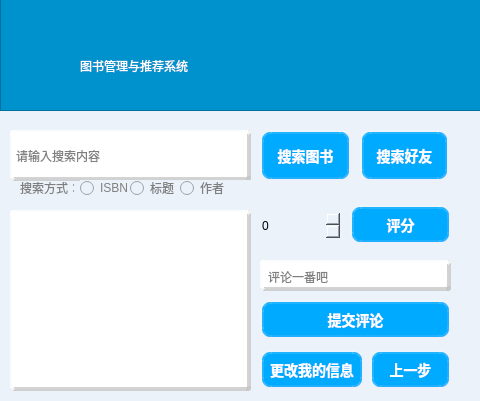
<?xml version="1.0" encoding="UTF-8"?>
<ui version="4.0">
 <class>menu_user</class>
 <widget class="QWidget" name="menu_user">
  <property name="geometry">
   <rect>
    <x>0</x>
    <y>0</y>
    <width>480</width>
    <height>401</height>
   </rect>
  </property>
  <property name="windowTitle">
   <string>Form</string>
  </property>
  <property name="styleSheet">
   <string notr="true">background-color: rgb(235, 242, 249);
</string>
  </property>
  <widget class="QTextBrowser" name="textBrowser">
   <property name="geometry">
    <rect>
     <x>10</x>
     <y>210</y>
     <width>241</width>
     <height>181</height>
    </rect>
   </property>
   <property name="styleSheet">
    <string notr="true"> border-radius: 10px;
border-style: outset;/*边框样式*/
     border-width: 4px;  /*边框宽度为4像素*/
     border-radius: 3px; /*边框圆角半径*/
     border-color: rgb(198, 198, 198,198);/*边框颜色*/
background-color:rgb(255, 255, 255);</string>
   </property>
  </widget>
  <widget class="QLabel" name="label">
   <property name="geometry">
    <rect>
     <x>30</x>
     <y>10</y>
     <width>321</width>
     <height>16</height>
    </rect>
   </property>
   <property name="text">
    <string/>
   </property>
  </widget>
  <widget class="QSpinBox" name="spinBox">
   <property name="geometry">
    <rect>
     <x>260</x>
     <y>210</y>
     <width>81</width>
     <height>31</height>
    </rect>
   </property>
   <property name="styleSheet">
    <string notr="true">border-style: outset;/*边框样式*/
 border-color: rgb(198, 198, 198,198);/*边框颜色*/
font: 9pt &quot;黑体&quot;;</string>
   </property>
   <property name="maximum">
    <number>10</number>
   </property>
  </widget>
  <widget class="QTextEdit" name="textEdit">
   <property name="geometry">
    <rect>
     <x>260</x>
     <y>260</y>
     <width>191</width>
     <height>31</height>
    </rect>
   </property>
   <property name="styleSheet">
    <string notr="true"> border-radius: 10px;
border-style: outset;/*边框样式*/
     border-width: 4px;  /*边框宽度为4像素*/
     border-radius: 3px; /*边框圆角半径*/
     border-color: rgb(198, 198, 198,198);/*边框颜色*/
background-color:rgb(255, 255, 255);</string>
   </property>
   <property name="placeholderText">
    <string>评论一番吧</string>
   </property>
  </widget>
  <widget class="QLabel" name="label_2">
   <property name="geometry">
    <rect>
     <x>0</x>
     <y>20</y>
     <width>151</width>
     <height>16</height>
    </rect>
   </property>
   <property name="styleSheet">
    <string notr="true">color: rgb(127, 127, 127);</string>
   </property>
   <property name="text">
    <string/>
   </property>
  </widget>
  <widget class="QPushButton" name="pushButton_5">
   <property name="geometry">
    <rect>
     <x>350</x>
     <y>205</y>
     <width>101</width>
     <height>39</height>
    </rect>
   </property>
   <property name="styleSheet">
    <string notr="true">QPushButton{
	font: 9pt &quot;微软雅黑&quot;;
     background-color: rgb(0, 170, 255);/*背景色*/
      border-style: outset;/*边框样式*/
     border-width: 4px;  /*边框宽度为4像素*/
     border-radius: 10px; /*边框圆角半径*/
     border-color: rgba(255, 225, 255, 30);/*边框颜色*/
     font: bold 14px;/*字体*/
         color:rgb(255, 255, 255);/*字体颜色*/
     padding: 6px; /*填衬*/
}

QPushButton:hover{ /*鼠标悬停在按钮上时*/
        background-color:rgb(12, 215, 255);
        border-color: rgb(12, 215, 255);
        color:rgba(0, 0, 0, 200);
}

QPushButton:pressed { /*按钮被按下时*/
     background-color:rgba(100,255,100, 200);
         border-color: rgba(255, 225, 255, 30);
     border-style: inset;
        color:rgba(0, 0, 0, 100);
}</string>
   </property>
   <property name="text">
    <string>评分</string>
   </property>
  </widget>
  <widget class="QPushButton" name="pushButton_6">
   <property name="geometry">
    <rect>
     <x>260</x>
     <y>300</y>
     <width>191</width>
     <height>39</height>
    </rect>
   </property>
   <property name="styleSheet">
    <string notr="true">QPushButton{
	font: 9pt &quot;微软雅黑&quot;;
     background-color: rgb(0, 170, 255);/*背景色*/
      border-style: outset;/*边框样式*/
     border-width: 4px;  /*边框宽度为4像素*/
     border-radius: 10px; /*边框圆角半径*/
     border-color: rgba(255, 225, 255, 30);/*边框颜色*/
     font: bold 14px;/*字体*/
         color:rgb(255, 255, 255);/*字体颜色*/
     padding: 6px; /*填衬*/
}

QPushButton:hover{ /*鼠标悬停在按钮上时*/
        background-color:rgb(12, 215, 255);
        border-color: rgb(12, 215, 255);
        color:rgba(0, 0, 0, 200);
}

QPushButton:pressed { /*按钮被按下时*/
     background-color:rgba(100,255,100, 200);
         border-color: rgba(255, 225, 255, 30);
     border-style: inset;
        color:rgba(0, 0, 0, 100);
}</string>
   </property>
   <property name="text">
    <string>提交评论</string>
   </property>
  </widget>
  <widget class="QLineEdit" name="lineEdit">
   <property name="geometry">
    <rect>
     <x>10</x>
     <y>130</y>
     <width>241</width>
     <height>51</height>
    </rect>
   </property>
   <property name="styleSheet">
    <string notr="true"> border-radius: 10px;
border-style: outset;/*边框样式*/
     border-width: 4px;  /*边框宽度为4像素*/
     border-radius: 3px; /*边框圆角半径*/
     border-color: rgb(198, 198, 198,198);/*边框颜色*/
background-color:rgb(255, 255, 255);</string>
   </property>
   <property name="placeholderText">
    <string>请输入搜索内容</string>
   </property>
  </widget>
  <widget class="QPushButton" name="pushButton_4">
   <property name="geometry">
    <rect>
     <x>360</x>
     <y>130</y>
     <width>89</width>
     <height>51</height>
    </rect>
   </property>
   <property name="styleSheet">
    <string notr="true">QPushButton{
	font: 9pt &quot;微软雅黑&quot;;
     background-color: rgb(0, 170, 255);/*背景色*/
      border-style: outset;/*边框样式*/
     border-width: 4px;  /*边框宽度为4像素*/
     border-radius: 10px; /*边框圆角半径*/
     border-color: rgba(255, 225, 255, 30);/*边框颜色*/
     font: bold 14px;/*字体*/
         color:rgb(255, 255, 255);/*字体颜色*/
     padding: 6px; /*填衬*/
}

QPushButton:hover{ /*鼠标悬停在按钮上时*/
        background-color:rgb(12, 215, 255);
        border-color: rgb(12, 215, 255);
        color:rgba(0, 0, 0, 200);
}

QPushButton:pressed { /*按钮被按下时*/
     background-color:rgba(100,255,100, 200);
         border-color: rgba(255, 225, 255, 30);
     border-style: inset;
        color:rgba(0, 0, 0, 100);
}</string>
   </property>
   <property name="text">
    <string>搜索好友</string>
   </property>
  </widget>
  <widget class="QPushButton" name="pushButton">
   <property name="geometry">
    <rect>
     <x>260</x>
     <y>130</y>
     <width>91</width>
     <height>51</height>
    </rect>
   </property>
   <property name="styleSheet">
    <string notr="true">QPushButton{
	font: 9pt &quot;微软雅黑&quot;;
     background-color: rgb(0, 170, 255);/*背景色*/
      border-style: outset;/*边框样式*/
     border-width: 4px;  /*边框宽度为4像素*/
     border-radius: 10px; /*边框圆角半径*/
     border-color: rgba(255, 225, 255, 30);/*边框颜色*/
     font: bold 14px;/*字体*/
         color:rgb(255, 255, 255);/*字体颜色*/
     padding: 6px; /*填衬*/
}

QPushButton:hover{ /*鼠标悬停在按钮上时*/
        background-color:rgb(12, 215, 255);
        border-color: rgb(12, 215, 255);
        color:rgba(0, 0, 0, 200);
}

QPushButton:pressed { /*按钮被按下时*/
     background-color:rgba(100,255,100, 200);
         border-color: rgba(255, 225, 255, 30);
     border-style: inset;
        color:rgba(0, 0, 0, 100);
}</string>
   </property>
   <property name="text">
    <string>搜索图书</string>
   </property>
  </widget>
  <widget class="QPushButton" name="pushButton_3">
   <property name="geometry">
    <rect>
     <x>260</x>
     <y>350</y>
     <width>104</width>
     <height>39</height>
    </rect>
   </property>
   <property name="styleSheet">
    <string notr="true">QPushButton{
	font: 9pt &quot;微软雅黑&quot;;
     background-color: rgb(0, 170, 255);/*背景色*/
      border-style: outset;/*边框样式*/
     border-width: 4px;  /*边框宽度为4像素*/
     border-radius: 10px; /*边框圆角半径*/
     border-color: rgba(255, 225, 255, 30);/*边框颜色*/
     font: bold 14px;/*字体*/
         color:rgb(255, 255, 255);/*字体颜色*/
     padding: 6px; /*填衬*/
}

QPushButton:hover{ /*鼠标悬停在按钮上时*/
        background-color:rgb(12, 215, 255);
        border-color: rgb(12, 215, 255);
        color:rgba(0, 0, 0, 200);
}

QPushButton:pressed { /*按钮被按下时*/
     background-color:rgba(100,255,100, 200);
         border-color: rgba(255, 225, 255, 30);
     border-style: inset;
        color:rgba(0, 0, 0, 100);
}</string>
   </property>
   <property name="text">
    <string>更改我的信息</string>
   </property>
  </widget>
  <widget class="QPushButton" name="pushButton_2">
   <property name="geometry">
    <rect>
     <x>370</x>
     <y>350</y>
     <width>81</width>
     <height>39</height>
    </rect>
   </property>
   <property name="styleSheet">
    <string notr="true">QPushButton{
	font: 9pt &quot;微软雅黑&quot;;
     background-color: rgb(0, 170, 255);/*背景色*/
      border-style: outset;/*边框样式*/
     border-width: 4px;  /*边框宽度为4像素*/
     border-radius: 10px; /*边框圆角半径*/
     border-color: rgba(255, 225, 255, 30);/*边框颜色*/
     font: bold 14px;/*字体*/
         color:rgb(255, 255, 255);/*字体颜色*/
     padding: 6px; /*填衬*/
}

QPushButton:hover{ /*鼠标悬停在按钮上时*/
        background-color:rgb(12, 215, 255);
        border-color: rgb(12, 215, 255);
        color:rgba(0, 0, 0, 200);
}

QPushButton:pressed { /*按钮被按下时*/
     background-color:rgba(100,255,100, 200);
         border-color: rgba(255, 225, 255, 30);
     border-style: inset;
        color:rgba(0, 0, 0, 100);
}</string>
   </property>
   <property name="text">
    <string>上一步</string>
   </property>
  </widget>
  <widget class="QGraphicsView" name="graphicsView_2">
   <property name="geometry">
    <rect>
     <x>0</x>
     <y>-10</y>
     <width>521</width>
     <height>121</height>
    </rect>
   </property>
   <property name="styleSheet">
    <string notr="true">background-color: rgb(0, 146, 204);</string>
   </property>
  </widget>
  <widget class="QLabel" name="label_3">
   <property name="geometry">
    <rect>
     <x>80</x>
     <y>30</y>
     <width>341</width>
     <height>71</height>
    </rect>
   </property>
   <property name="styleSheet">
    <string notr="true">background-color: rgb(0, 146, 204);

font: 75 25pt &quot;华文琥珀&quot;;
color: rgb(255, 255, 255);</string>
   </property>
   <property name="text">
    <string>图书管理与推荐系统</string>
   </property>
  </widget>
  <widget class="QRadioButton" name="radioButton">
   <property name="geometry">
    <rect>
     <x>80</x>
     <y>180</y>
     <width>81</width>
     <height>16</height>
    </rect>
   </property>
   <property name="styleSheet">
    <string notr="true">color: rgb(127, 127, 127);</string>
   </property>
   <property name="text">
    <string>ISBN</string>
   </property>
  </widget>
  <widget class="QRadioButton" name="radioButton_2">
   <property name="geometry">
    <rect>
     <x>130</x>
     <y>180</y>
     <width>61</width>
     <height>16</height>
    </rect>
   </property>
   <property name="styleSheet">
    <string notr="true">color: rgb(127, 127, 127);</string>
   </property>
   <property name="text">
    <string>标题</string>
   </property>
  </widget>
  <widget class="QRadioButton" name="radioButton_3">
   <property name="geometry">
    <rect>
     <x>180</x>
     <y>180</y>
     <width>89</width>
     <height>16</height>
    </rect>
   </property>
   <property name="styleSheet">
    <string notr="true">color: rgb(127, 127, 127);</string>
   </property>
   <property name="text">
    <string>作者</string>
   </property>
  </widget>
  <widget class="QLabel" name="label_4">
   <property name="geometry">
    <rect>
     <x>20</x>
     <y>182</y>
     <width>54</width>
     <height>12</height>
    </rect>
   </property>
   <property name="styleSheet">
    <string notr="true">color: rgb(127, 127, 127);</string>
   </property>
   <property name="text">
    <string>搜索方式：</string>
   </property>
  </widget>
 </widget>
 <resources/>
 <connections/>
</ui>
